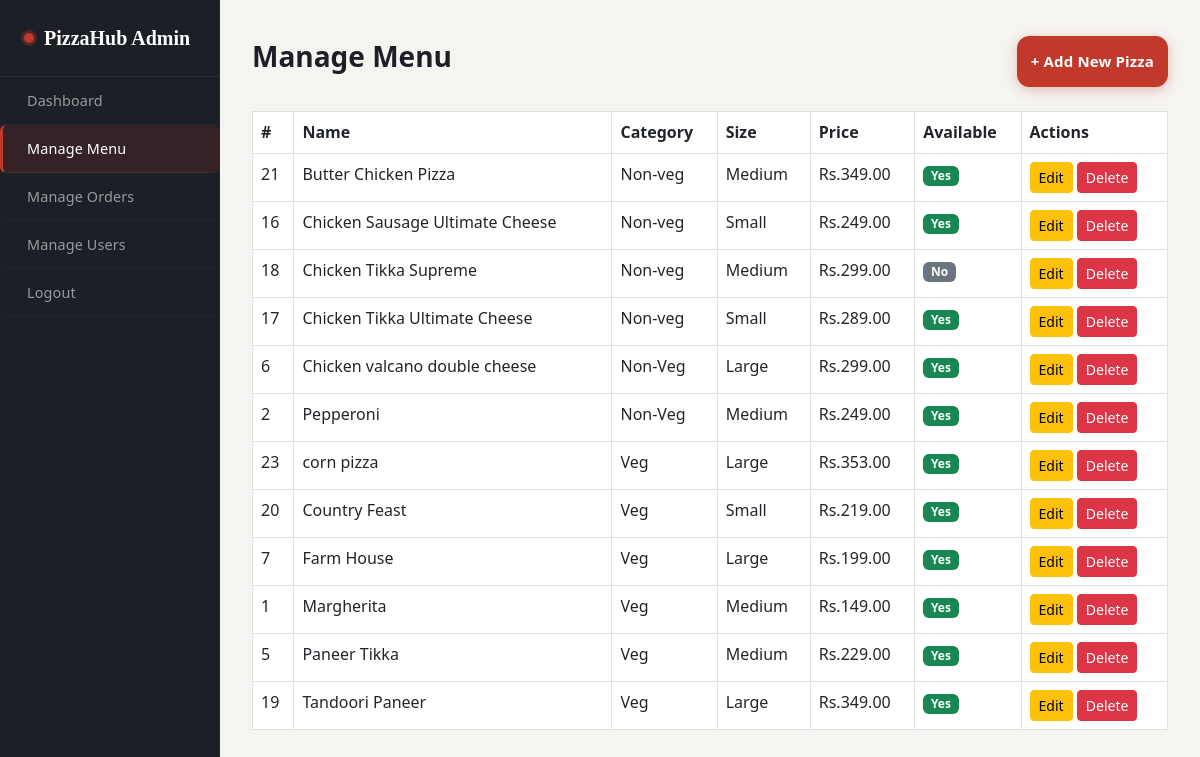
The app's page /admin/manage_menu.php (signed in) with its own data.
### tables this page shows
CREATE TABLE `menu` (
  `menu_id` int(11) NOT NULL,
  `name` varchar(150) NOT NULL,
  `description` text DEFAULT NULL,
  `price` decimal(8,2) NOT NULL,
  `size` enum('Small','Medium','Large') NOT NULL,
  `category` varchar(50) NOT NULL,
  `image` varchar(255) DEFAULT NULL,
  `is_available` tinyint(1) NOT NULL DEFAULT 1,
  `created_at` datetime DEFAULT current_timestamp()
);

### admin/manage_menu.php (the view, shortened to what this page needs)
<?php
include '../config/db.php';
$menu_items = mysqli_query($conn,"SELECT * FROM menu ORDER BY category,name");
?>
<!DOCTYPE html>
<html lang="en">
<head>
<link rel="stylesheet"
href="https://cdn.jsdelivr.net/npm/bootstrap@5.3.0/dist/css/bootstrap.min.css">
<link rel="stylesheet" href="../assets/css/style.css">
</head>
<body>
<div class="d-flex">
<div class="admin-sidebar" style="width:220px;min-width:220px;">
<a class="brand" href="dashboard.php">PizzaHub Admin</a>
<nav class="nav flex-column">
<a class="nav-link" href="dashboard.php">Dashboard</a>
<a class="nav-link active" href="manage_menu.php">Manage Menu</a>
<a class="nav-link" href="manage_orders.php">Manage Orders</a>
<a class="nav-link" href="manage_users.php">Manage Users</a>
<a class="nav-link" href="logout.php">Logout</a>
</nav>
</div>
<div class="flex-grow-1 admin-content">
<div class="d-flex justify-content-between align-items-center mb-4">
<h3 class="fw-bold">Manage Menu</h3>
<a href="add_pizza.php" class="btn btn-primary" style="width:auto;">
+ Add New Pizza</a>
</div>
<div class="table-responsive">
<table class="table table-bordered table-hover">
<thead class="cart-table">
<tr><th>#</th><th>Name</th><th>Category</th><th>Size</th>
<th>Price</th><th>Available</th><th>Actions</th></tr>
</thead>
<tbody>
<?php while ($item = mysqli_fetch_assoc($menu_items)): ?>
<tr>
<td><?php echo $item['menu_id']; ?></td>
<td><?php echo $item['name']; ?></td>
<td><?php echo $item['category']; ?></td>
<td><?php echo $item['size']; ?></td>
<td>Rs.<?php echo number_format($item['price'],2); ?></td>
<td>
<span class="badge
<?php echo $item['is_available']?'bg-success':'bg-secondary'; ?>">
<?php echo $item['is_available']?'Yes':'No'; ?>
</span>
</td>
<td>
<a href="edit_pizza.php?id=<?php echo $item['menu_id']; ?>"
class="btn btn-sm btn-warning">Edit</a>
<a href="manage_menu.php?delete=<?php echo $item['menu_id']; ?>"
class="btn btn-sm btn-danger"
onclick="return confirm('Delete?')">Delete</a>
</td>
</tr>
<?php endwhile; ?>
</tbody>
</table>
</div>
</div>
</div>
</body></html>

### assets/css/style.css (style rules this page uses)
*, *::before, *::after { margin: 0; padding: 0; box-sizing: border-box; }
:root { --red: #C0392B; --red-dark: #922B21; --red-deeper: #7B241C; --red-light: #FDECEA; --gold: #E8B84B; --gold-light: #FDF6E3; --charcoal: #1C1F26; --slate: #2C3E50; --smoke: #F5F4F0; --white: #FFFFFF; --muted: #6B7280; --border: rgba(0,0,0,0.08); --font-display: 'Playfair Display', Georgia, serif; --font-body: 'DM Sans', system-ui, sans-serif; --radius-sm: 6px; --radius-md: 12px; --radius-lg: 20px; --radius-xl: 32px; --shadow-sm: 0 1px 4px rgba(0,0,0,0.06); --shadow-md: 0 4px 16px rgba(0,0,0,0.10); --shadow-lg: 0 8px 32px rgba(0,0,0,0.13); --shadow-xl: 0 16px 48px rgba(0,0,0,0.15); --transition: 0.25s cubic-bezier(0.4, 0, 0.2, 1); }
body { font-family: var(--font-body); color: var(--charcoal); font-size: 16px; line-height: 1.6; -webkit-font-smoothing: antialiased; }
.nav-link { color: rgba(255,255,255,0.7) !important; font-weight: 500; font-size: 0.9rem; letter-spacing: 0.01em; padding: 0.5rem 1rem !important; border-radius: var(--radius-sm); transition: color var(--transition), background var(--transition); }
.btn-primary { background: var(--red) !important; border-color: var(--red) !important; width: 100%; padding: 13px; font-family: var(--font-body); font-weight: 600; font-size: 0.9375rem; border-radius: var(--radius-md) !important; letter-spacing: 0.01em; transition: all var(--transition) !important; box-shadow: 0 3px 12px rgba(192,57,43,0.3); }
.cart-table { border-radius: var(--radius-md); overflow: hidden; box-shadow: var(--shadow-sm); }
.admin-sidebar { background: var(--charcoal); min-height: 100vh; padding: 0; border-right: 1px solid rgba(255,255,255,0.05); }
.admin-sidebar .brand { display: flex; align-items: center; gap: 10px; padding: 22px 24px; font-family: var(--font-display); font-size: 1.25rem; font-weight: 700; color: var(--white); border-bottom: 1px solid rgba(255,255,255,0.07); text-decoration: none; }
.admin-sidebar .brand::before { content: ''; width: 10px; height: 10px; border-radius: 50%; background: var(--red); box-shadow: 0 0 0 3px rgba(192,57,43,0.3); flex-shrink: 0; }
.admin-sidebar .nav-link { color: rgba(255,255,255,0.55) !important; padding: 12px 24px !important; font-size: 0.9rem; font-weight: 400; border-bottom: 1px solid rgba(255,255,255,0.04); border-left: 3px solid transparent; transition: all var(--transition); display: flex; align-items: center; gap: 10px; }
.admin-sidebar .nav-link.active { color: var(--white) !important; background: rgba(192,57,43,0.15); border-left-color: var(--red); font-weight: 500; }
.admin-content { padding: 36px 32px; background: var(--smoke); min-height: 100vh; }

### records on screen
menu: menu_id "21", name "Butter Chicken Pizza", category "Non-veg", size "Medium", price "349.00", is_available "Yes"
menu: menu_id "16", name "Chicken Sausage Ultimate Cheese", category "Non-veg", size "Small", price "249.00", is_available "Yes"
menu: menu_id "18", name "Chicken Tikka Supreme", category "Non-veg", size "Medium", price "299.00", is_available "No"
menu: menu_id "17", name "Chicken Tikka Ultimate Cheese", category "Non-veg", size "Small", price "289.00", is_available "Yes"
menu: menu_id "6", name "Chicken valcano double cheese", category "Non-Veg", size "Large", price "299.00", is_available "Yes"
menu: menu_id "2", name "Pepperoni", category "Non-Veg", size "Medium", price "249.00", is_available "Yes"
menu: menu_id "23", name "corn pizza", category "Veg", size "Large", price "353.00", is_available "Yes"
menu: menu_id "20", name "Country Feast", category "Veg", size "Small", price "219.00", is_available "Yes"
menu: menu_id "7", name "Farm House", category "Veg", size "Large", price "199.00", is_available "Yes"
menu: menu_id "1", name "Margherita", category "Veg", size "Medium", price "149.00", is_available "Yes"
menu: menu_id "5", name "Paneer Tikka", category "Veg", size "Medium", price "229.00", is_available "Yes"
menu: menu_id "19", name "Tandoori Paneer", category "Veg", size "Large", price "349.00", is_available "Yes"
